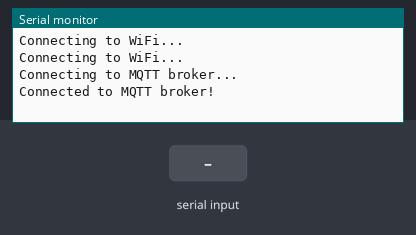
Bench run of a sketch on a simulated ESP32. Parts: the last lines printed to the serial monitor. Inputs (shaded band) come from the test bench. WiFi joins after 1.5 s; servers stay silent unless stated; no MQTT or app messages arrive unless stated.

Above: at 3.2 s.
3.3 s: "1\n" received over the second serial link
At 5.5 s:
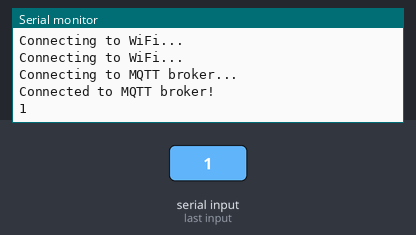
5.8 s: "0\n" received over the second serial link
At 7.2 s:
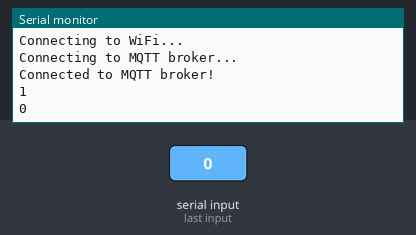
7.3 s: "2\n" received over the second serial link
At 8.8 s:
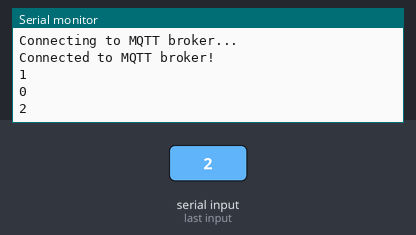

The sketch:

esp32.ino
```cpp
#include <WiFi.h>
#include <PubSubClient.h>
#include <ArduinoJson.h>
#define RX2 16
#define TX2 17


#define WIFI_SSID "Y35"
#define WIFI_PASSWORD "1sampai4"

#define MQTT_SERVER "192.168.187.19"
#define MQTT_PORT 1883
#define MQTT_USER ""
#define MQTT_PASSWORD ""
#define MQTT_TOPIC "data/ta2"

WiFiClient wifiClient;
PubSubClient mqttClient(wifiClient);

void setup() {
  Serial.begin(9600);
  while (!Serial);

  Serial2.begin(9600);
  while (!Serial2);

  if (!WiFi.begin(WIFI_SSID, WIFI_PASSWORD)) {
    Serial.println("Failed to connect to WiFi");
    while (1);
  }

  while (WiFi.status() != WL_CONNECTED) {
    delay(1000);
    Serial.println("Connecting to WiFi...");
  }

  mqttClient.setServer(MQTT_SERVER, MQTT_PORT);
  while (!mqttClient.connected()) {
    Serial.println("Connecting to MQTT broker...");
    if (mqttClient.connect("ESP32Client", MQTT_USER, MQTT_PASSWORD)) {
      Serial.println("Connected to MQTT broker!");
    }
    else {
      Serial.print("Failed to connect to MQTT broker with state ");
      Serial.println(mqttClient.state());
      delay(2000);
    }
  }
}

void loop() {
  if (Serial2.available()) {
    String message = Serial2.readString();
    Serial.print(message);
    StaticJsonDocument<256> jsonDoc;

    // split the message by line and publish each non-empty line separately
    int index = 0;
    while ((index = message.indexOf('\n')) != -1) {
      String line = message.substring(0, index);
      message = message.substring(index + 1);

      // Skip empty lines
      if (line.length() == 0) {
        continue;
      }

      DeserializationError error = deserializeJson(jsonDoc, line.c_str());
      if (error) {
        continue;
      }

      mqttClient.publish(MQTT_TOPIC, line.c_str());
    }

    // publish the last line if it's non-empty
    if (message.length() > 0) {
      mqttClient.publish(MQTT_TOPIC, message.c_str());
    }
  }

  mqttClient.loop();
}
```

Measured:
- after the input at 3.3 s, the serial monitor: prints a new line after 1.0 s (image 1)
- after the input at 5.8 s, the serial monitor: prints a new line after 1.0 s (image 2)
- after the input at 7.3 s, the serial monitor: prints a new line after 1.0 s (image 3)
